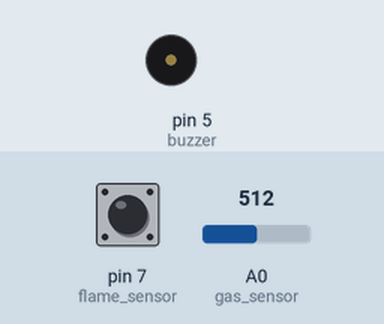
Recording of a sketch running on a simulated Arduino Uno, built with avr-gcc and run on an emulated ATmega328P. Parts: buzzer (waves = sounding). Inputs (shaded band) come from the test bench; at power-on: A0 (gas_sensor) = 512, pin 7 (flame_sensor) HIGH. What the sketch prints to the serial monitor is not drawn.

Above: at 1.2 s.
1.3 s: A0 (gas_sensor) set to 240
4.3 s: A0 (gas_sensor) set to 215
5.8 s: pin 7 (flame_sensor) driven LOW
7.7 s: pin 7 (flame_sensor) driven HIGH
10.7 s: pin 7 (flame_sensor) pulsed LOW 2 times (0.12 s each, 0.3 s apart)
14.3 s: pin 7 (flame_sensor) pulsed LOW 5 times (0.12 s each, 0.3 s apart)
Timing chart, 0 to 17.3 s (numbered marks = the images above; inputs shaded):
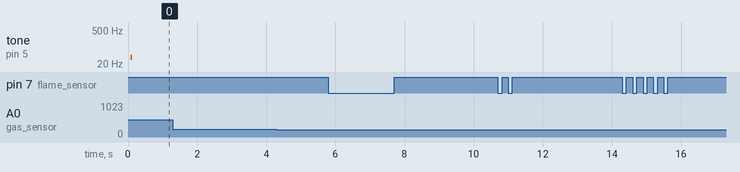

The sketch:

Smart_Fire_Alarming_Systerm_code.ino
```cpp
// C++ code
// Smart Fire Alarming Systerm

int gas_sensor=A0, flame_sensor=7, buzzer=5;
void setup()
{
 Serial.begin(9600);
  pinMode(buzzer,OUTPUT);
  pinMode(flame_sensor,INPUT);
}

void loop()
{
  if(!digitalRead(flame_sensor)){
      Serial.print(" Fire Detected");
      digitalWrite(buzzer,HIGH);
  }
  else{
      Serial.print(" No Fire Detected");
      digitalWrite(buzzer,LOW);
  }
  if(analogRead(gas_sensor)>230){
      Serial.print(" Smoke Detected");
      digitalWrite(buzzer,HIGH);
  }
  else{
      Serial.print(" No Smoke Detected");
      digitalWrite(buzzer,LOW);
  }
  Serial.println(" ");
}
```
